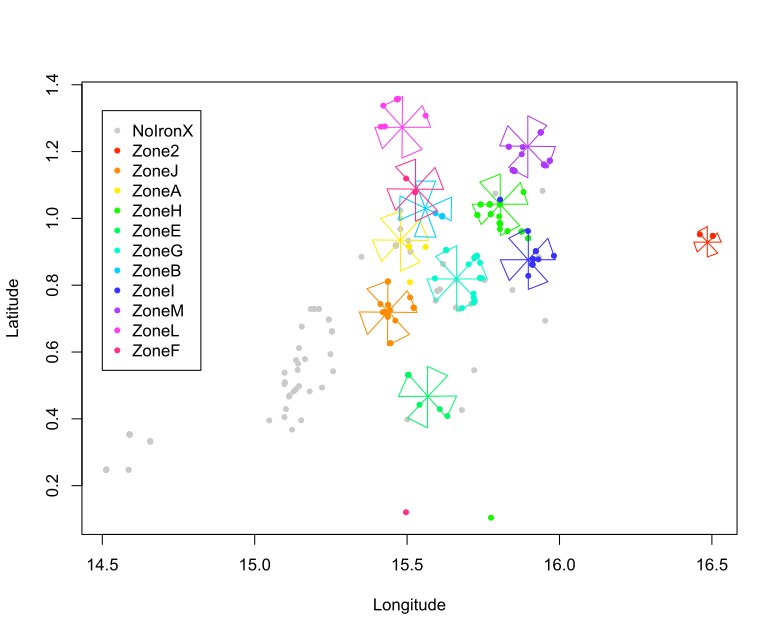

R code for this plot:
                                        #Parameterize recce based on Congo data
                                        #install pkgs from http://lib.stat.cmu.edu/R/CRAN

library(splines)
library(mgcv)
library(RColorBrewer)
library(sp)
library(maptools)
library(shapefiles)

## Lat/Lon list of fecal samples logged thru Mar2011
## ebola=0 not tested; ebola=1 positive; ebola=2 negative (antibody test result)
## roadeast=0 west of road; roadeast=1 east of road

test1<-read.csv("sMar2011.csv")
plot(test1[,3:4], col=ifelse(test1[,2]==1,"red","black"), pch=20)  #units lat/lon

## congo sampling map from Alain (March 2011 visit)
## congo.shp<-read.shape("/Users/olson/1.FILES/WCS2011/1.Working_papers/Fecal_landscape/2.Stats/shapefile_general.shp")
congo.shp<-readShapeSpatial("shapefile_general.shp")
lines(congo.shp)

## Create line segments from .shp coordinates (12 ironXs)

gps2seg<-function(congo.shp,id1,id2)
{
    gps_seg<-matrix(NA,nrow=10,ncol=4)
    colnames(gps_seg)<-c("gx1","gy1","gx2","gy2")  #GPS coordinates converted to segements
    gps_seg[1:5,1] <-coordinates(congo.shp)[[id1]][[1]][,1]
    gps_seg[1:5,2] <-coordinates(congo.shp)[[id1]][[1]][,2]
    gps_seg[1:4,3] <-coordinates(congo.shp)[[id1]][[1]][2:5,1]
    gps_seg[5,3]   <-coordinates(congo.shp)[[id1]][[1]][1,1]
    gps_seg[1:4,4] <-coordinates(congo.shp)[[id1]][[1]][2:5,2]
    gps_seg[5,4]   <-coordinates(congo.shp)[[id1]][[1]][1,2]
    gps_seg[6:10,1]<-coordinates(congo.shp)[[id2]][[1]][,1]
    gps_seg[6:10,2]<-coordinates(congo.shp)[[id2]][[1]][,2]
    gps_seg[6:9,3] <-coordinates(congo.shp)[[id2]][[1]][2:5,1]
    gps_seg[10,3]  <-coordinates(congo.shp)[[id2]][[1]][1,1]
    gps_seg[6:9,4] <-coordinates(congo.shp)[[id2]][[1]][2:5,2]
    gps_seg[10,4]  <-coordinates(congo.shp)[[id2]][[1]][1,2]
    gps_seg
}

## Isolate each ironX using "Feces database for Lipkin-so.xls"
zone2<-gps2seg(congo.shp,1,2)           #gps ironX 1
zoneJ<-gps2seg(congo.shp,3,4)           #gps ironX 2
zoneA<-gps2seg(congo.shp,5,6)           #gps ironX 3
zone999_1<-gps2seg(congo.shp,7,8)       #gps ironX 4
zone999_2<-gps2seg(congo.shp,9,10)  #gps ironX 5
zoneH<-gps2seg(congo.shp,11,12)         #gps ironX 6
zoneI<-gps2seg(congo.shp,13,14)         #gps ironX 7
zoneE<-gps2seg(congo.shp,15,16)         #gps ironX 8
zoneM<-gps2seg(congo.shp,17,18)         #gps ironX 9
zoneL<-gps2seg(congo.shp,19,20)         #gps ironX 10
zoneG<-gps2seg(congo.shp,21,22)         #gps ironX 11
zoneB<-gps2seg(congo.shp,23,24)         #gps ironX 12
zoneF<-gps2seg(congo.shp,25,26)         #gps ironX 13


                                        #measure distance from fecal samples to nearest ironX
indata<-matrix(NA, nrow=nrow(test1),ncol=5)     #create dataframe for fecal samples
indata[,2]<-test1[,3]                                                   #longitude px
indata[,3]<-test1[,4]                                                   #latitude py
indata[,4]<-test1[,2]                                                   #fecal status
colnames(indata)<-c("id","px","py","pf","zone")
sampledf<-data.frame(indata)
sampledf[,1]<-as.character(test1[,1])                   #id
sampledf[,5]<-as.character(test1[,6])                   #zone

                                        #group samples into specific missions/ironX zones
smAprime<-subset(sampledf,zone=="A'")
smB1prime<-subset(sampledf,zone=="B1'")
smB2prime<-subset(sampledf,zone=="B2'")
smCprime<-subset(sampledf,zone=="C'")
smDprime<-subset(sampledf,zone=="D'")
sm1<-subset(sampledf,zone==1)
sm2<-subset(sampledf,zone==2)
sm3<-subset(sampledf,zone==3)
sm4<-subset(sampledf,zone==4)
smA<-subset(sampledf,zone=="A")
smB<-subset(sampledf,zone=="B")
smE<-subset(sampledf,zone=="E")
smF<-subset(sampledf,zone=="F")
smG<-subset(sampledf,zone=="G")
smH<-subset(sampledf,zone=="H")
smI<-subset(sampledf,zone=="I")
smJ<-subset(sampledf,zone=="J")
smL<-subset(sampledf,zone=="L")
smM<-subset(sampledf,zone=="M")



##Plotting gps samples and ironX recces
plot(test1[,3:4], col=ifelse(test1[,2]==1,"red","black"),type="n")

## Not sampled in ironX configuration
points(smAprime[,2:3],  col="gray",pch=20)  #not ironX
points(smB1prime[,2:3], col="gray",pch=20)  #not ironX
points(smB2prime[,2:3], col="gray",pch=20)  #not ironX
points(smCprime[,2:3], col="gray",pch=20)   #not ironX
points(sm1[,2:3], col="gray",pch=20)            #not ironX
points(sm3[,2:3], col="gray" ,pch=20)           #not ironX
points(sm4[,2:3], col="gray" ,pch=20)           #not ironX

## Zone 2       sampled 1 2010  SMALL ironX!!!
lines(coordinates(congo.shp)[[1]][[1]],col=rainbow(13)[1])
lines(coordinates(congo.shp)[[2]][[1]],col=rainbow(13)[1])
points(sm2[,2:3], col=rainbow(13)[1], pch=20)

## Zone J       sampled 3x 2008 2009 2010
lines(coordinates(congo.shp)[[3]][[1]],col=rainbow(13)[2])
lines(coordinates(congo.shp)[[4]][[1]],col=rainbow(13)[2])
points(smJ[,2:3], col=rainbow(13)[2], pch=20)

## Zone A       sampled 1x 2009
lines(coordinates(congo.shp)[[5]][[1]], col=rainbow(13)[3])
lines(coordinates(congo.shp)[[6]][[1]], col=rainbow(13)[3])
points(smA[,2:3], col=rainbow(13)[3], pch=20)

## Zone ??? no feces??  may be one unaccounted for grey dot
##lines(coordinates(congo.shp)[[7]][[1]],col=rainbow(13)[4])
##lines(coordinates(congo.shp)[[8]][[1]],col=rainbow(13)[4])

## Zone H  sampled 2x 2008 2009
lines(coordinates(congo.shp)[[11]][[1]], col=rainbow(13)[5])
lines(coordinates(congo.shp)[[12]][[1]], col=rainbow(13)[5])
points(smH[,2:3], col=rainbow(13)[5], pch=20)

## Zone E sampled 2x Feb09 Nov09
lines(coordinates(congo.shp)[[15]][[1]], col=rainbow(13)[6])
lines(coordinates(congo.shp)[[16]][[1]], col=rainbow(13)[6])
points(smE[,2:3], col=rainbow(13)[6], pch=20)

## Zone G sampled 2x Jan09 Aug09
lines(coordinates(congo.shp)[[21]][[1]],col=rainbow(13)[7])
lines(coordinates(congo.shp)[[22]][[1]],col=rainbow(13)[7])
points(smG[,2:3], col=rainbow(13)[7], pch=20)

## Zone B sampled 1x 2008
lines(coordinates(congo.shp)[[23]][[1]], col=rainbow(13)[8])
lines(coordinates(congo.shp)[[24]][[1]], col=rainbow(13)[8])
points(smB[,2:3], col=rainbow(13)[8], pch=20)

## Zone ??? no feces??
##lines(coordinates(congo.shp)[[9]][[1]],  col=rainbow(13)[9])
##lines(coordinates(congo.shp)[[10]][[1]], col=rainbow(13)[9])

## Zone I sampled 2x 2008 2009  *SK-GOR 11 appears to be outlier...
lines(coordinates(congo.shp)[[13]][[1]],col=rainbow(13)[10])
lines(coordinates(congo.shp)[[14]][[1]],col=rainbow(13)[10])
points(smI[,2:3], col=rainbow(13)[10], pch=20)

## Zone M sampled 3x 2008 2009 2010
lines(coordinates(congo.shp)[[17]][[1]],col=rainbow(13)[11])
lines(coordinates(congo.shp)[[18]][[1]],col=rainbow(13)[11])
points(smM[,2:3], col=rainbow(13)[11], pch=20)

## Zone L sampled 2x 2008 2009
lines(coordinates(congo.shp)[[19]][[1]],col=rainbow(13)[12])
lines(coordinates(congo.shp)[[20]][[1]],col=rainbow(13)[12])
points(smL[,2:3], col=rainbow(13)[12], pch=20)

## Zone F sampled 1x 2008 possible outlier SK-GOR 1     0.120410
lines(coordinates(congo.shp)[[25]][[1]],col=rainbow(13)[13])
lines(coordinates(congo.shp)[[26]][[1]],col=rainbow(13)[13])
points(smF[,2:3], col=rainbow(13)[13], pch=20)

legend(14.5,2.1,
       c("NoIronX", "Zone2", "ZoneJ","ZoneA",#"Zone??",
         "ZoneH","ZoneE","ZoneG","ZoneB",#"Zone??",
         "ZoneI","ZoneM","ZoneL","ZoneF"), pch=20,
       col=c("gray",rainbow(13)[c(1,2,3,5,6,7,8,10,11,12,13)]), xjust=0, yjust=2)
##End plotting




## Calculate distances from samples to respective zones/ironXs
patterndf<-as.data.frame(zone2)
sampledf<-as.data.frame(sm2)
mind<-psampleDistances(patterndf,sampledf)              #units are decimal degrees
sm2d<-cbind(sampledf, mind)

patterndf<-as.data.frame(zoneJ)
sampledf<-as.data.frame(smJ)
mind<-psampleDistances(patterndf,sampledf)              #units are decimal degrees
smJd<-cbind(sampledf, mind)

patterndf<-as.data.frame(zoneA)
sampledf<-as.data.frame(smA)
mind<-psampleDistances(patterndf,sampledf)              #units are decimal degrees
smAd<-cbind(sampledf, mind)

patterndf<-as.data.frame(zoneH)
sampledf<-as.data.frame(smH)
mind<-psampleDistances(patterndf,sampledf)              #units are decimal degrees
smHd<-cbind(sampledf, mind)                                             #DIRECTLY ON LINE

patterndf<-as.data.frame(zoneI)
sampledf<-as.data.frame(smI)
mind<-psampleDistances(patterndf,sampledf)              #units are decimal degrees
smId<-cbind(sampledf, mind)

patterndf<-as.data.frame(zoneE)
sampledf<-as.data.frame(smE)
mind<-psampleDistances(patterndf,sampledf)              #units are decimal degrees
smEd<-cbind(sampledf, mind)                                             #DIRECTLY ON LINE

patterndf<-as.data.frame(zoneM)
sampledf<-as.data.frame(smM)
mind<-psampleDistances(patterndf,sampledf)              #units are decimal degrees
smMd<-cbind(sampledf, mind)                                             #DIRECTLY ON LINE

patterndf<-as.data.frame(zoneL)
sampledf<-as.data.frame(smL)
mind<-psampleDistances(patterndf,sampledf)              #units are decimal degrees
smLd<-cbind(sampledf, mind)                                             #DIRECTLY ON LINE

patterndf<-as.data.frame(zoneG)
sampledf<-as.data.frame(smG)
mind<-psampleDistances(patterndf,sampledf)              #units are decimal degrees
smGd<-cbind(sampledf, mind)

patterndf<-as.data.frame(zoneB)
sampledf<-as.data.frame(smB)
mind<-psampleDistances(patterndf,sampledf)              #units are decimal degrees
smBd<-cbind(sampledf, mind)                                             #DIRECTLY ON LINE

patterndf<-as.data.frame(zoneF)
sampledf<-as.data.frame(smF)
mind<-psampleDistances(patterndf,sampledf)              #units are decimal degrees
smFd<-cbind(sampledf, mind)                                             #DIRECTLY ON LINE


## Combine all zones w/ distances
allzoned<-rbind(sm2d,smJd,smAd,smId,smGd)
allzone999<-rbind(smHd, smEd,smMd,smLd,smBd,smFd) #too small to measure = 0

p1<-allzoned[,-7]
p2<-allzone999[,-6]
p3<-cbind(p2,rep(0,nrow(p2))) # set distances that were too small to measure =0
colnames(p3)[6]<-c("d")

allz<-subset(rbind(p1,p3),d<0.005)  #remove outliers d > 0.005

## Convert to m
## The radius of the semi major axis of the Earth at the equator is 6,378,160.0 m
## resulting in a circumference of 40,075,161.2 m
## The equator is divided into 360 degrees of longitude
## so each degree at the equator represents 111,319.9 m and we are near enough...

allz<-cbind(allz, allz[,6]*111319.9) #distance in meters
colnames(allz)[7]<-"dm"

                                        #dmhist<-hist(allz$dm)                                                                  #distances (m) gps ironX to samples


## Fit probability density function for hist(allz$dm)
## Estimate lamda
##
density <-dmhist$density
x <-dmhist$mids
exp_simp1<-nls( density ~ exp(-x/c), start=(c(c=5)))  # need to rescale fy to gy
AIC(exp_simp1)
                                        #[1] -100.2121

F.g.hat<-function (x) exp(-x/5.907)
newx<-F.g.hat(seq(0:450))
plot(seq(0:450),newx)

u.hat<-integrate(F.g.hat,0,425)
n = length(x)
L_ironX = 4*20 + 4*sqrt(50) #length of standard L_ironX
p1_zone2<-zone2[1:4,]
p2_zone2<-zone2[6:9,]
calc_L_ironX <- function (zone)
{
    distance<-vector(length=nrow(zone))
    for (i in 1:nrow(zone))
    {
        distance[i]<-sqrt((zone[[i,1]]-zone[[i,3]])^2 + (zone[[i,2]]-zone[[i,4]])^2)
    }
    return (distance)
}

L_Zone2 <- sum(calc_L_ironX(p1_zone2),calc_L_ironX(p2_zone2)) *111.3199 #distance in km


L = (19*L_ironX + 1*L_Zone2) * 1000 #distance in m
d.hat<-n/(2*L*u.hat[[1]])  #estimated density




                                        # Buckland 2001 pg 48
y = seq(0,450,by=1)             # distances
lamda = 50                              # guess
gy<-exp(-y/lamda)
plot(y,gy,type='l')





pdfhist<-hist(allz$dm,breaks="Sturges",plot=FALSE)
smoo<-smooth.spline(pdfhist$mids,pdfhist$density, df=4)
hist(allz$dm,breaks="Sturges",freq=FALSE, main="Histogram and fecal density detection function",
     xlab="distance (m)", ylab="probability")
lines(predict(smoo,c(1:450))$x,predict(smoo,c(1:450))$y,"l",col="green")




hist(allz$dm,breaks="Sturges",freq=FALSE, main="Histogram and fecal density detection function",
     xlab="distance (m)", ylab="probability")

plot(predict(smoo,c(1:450))$x,1/(predict(smoo,c(1:450))$y),"l",col="green")



nls( y ~ a + b * exp(c * x), start = c(a=1, b=1, c=-1) )  # TODO: Find some data




f<-pdfhist$density
d<-pdfhist$mids
test<-nls( f ~ 1/(exp(d/lamda)), start = c(lamda=5) )  # TODO: Find some data
plot(y,predict(test,y=c(1:450)),l)


?selfStart

y<-allz$dm
exp_1<-glm(exp(y))
